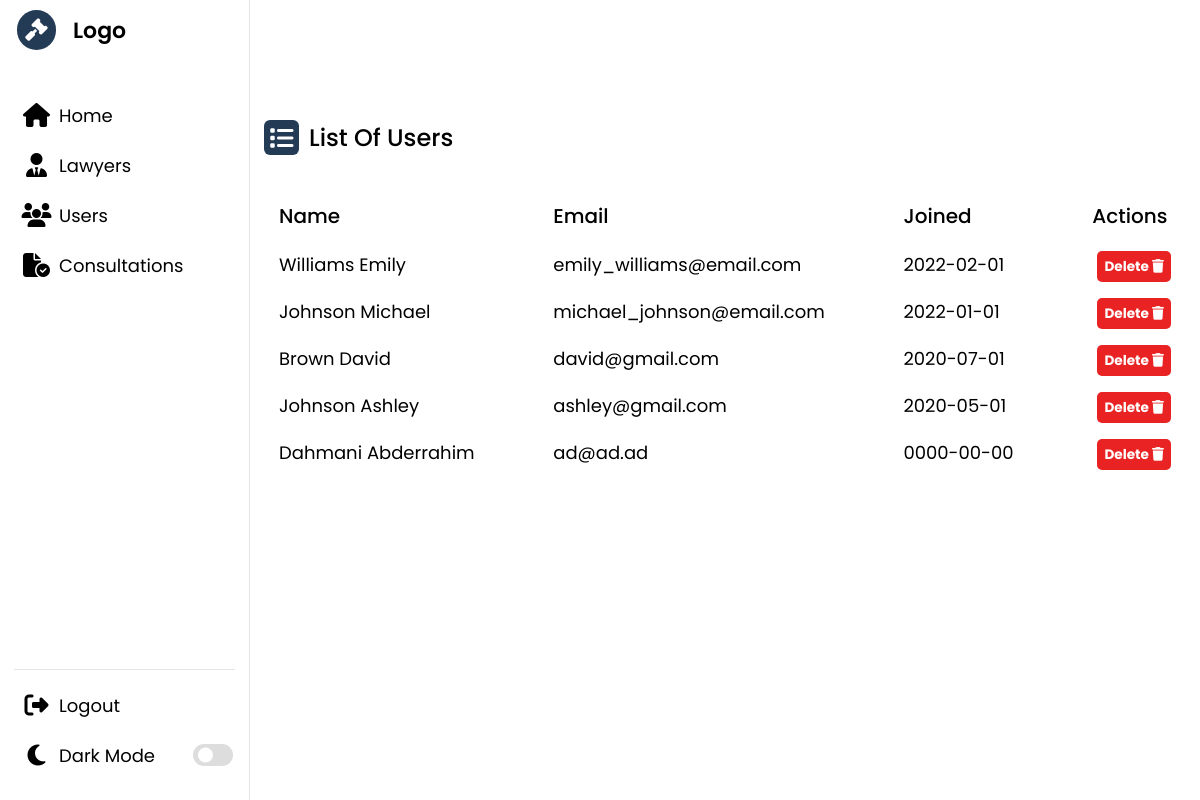
The page /admin/pages/user/user.php (signed in) on the database as committed earlier.
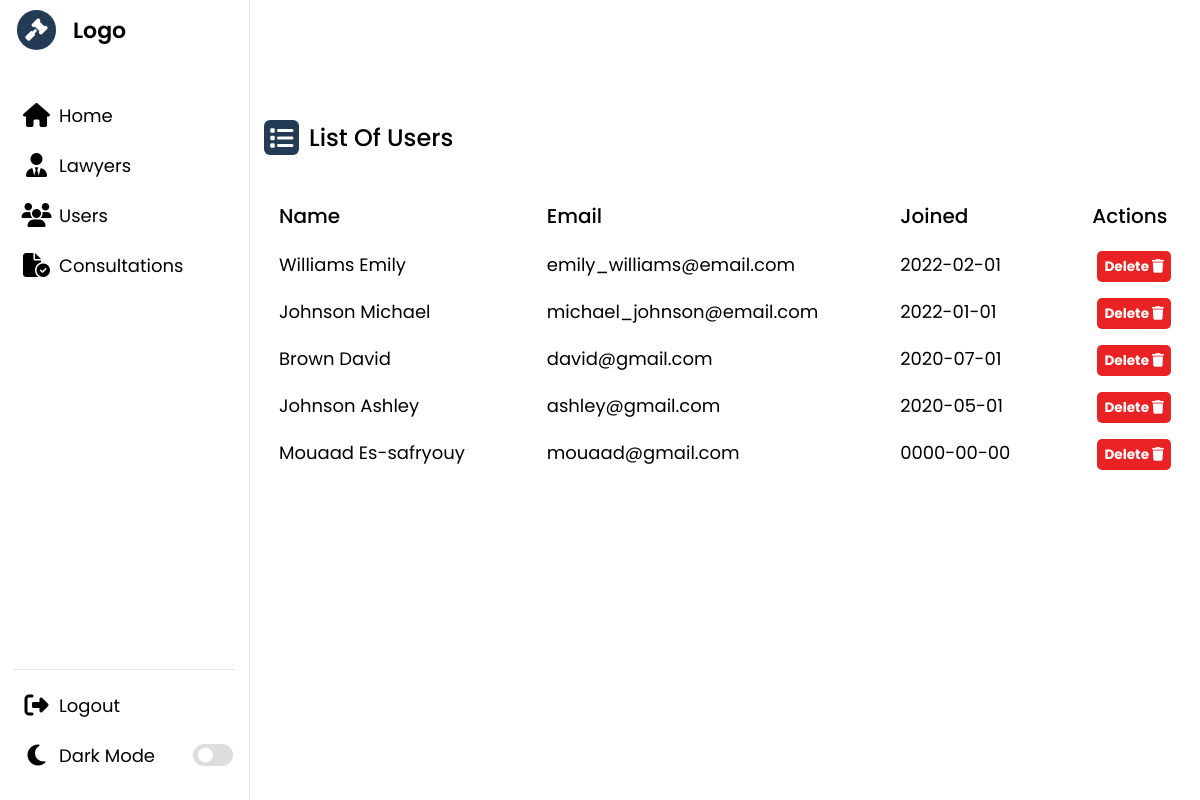
The same page on the database as committed later.
### tables this page shows
CREATE TABLE `client` (
  `idP` int(11) NOT NULL,
  `nomP` varchar(50) NOT NULL,
  `prenomP` varchar(50) NOT NULL,
  `gender` varchar(50) NOT NULL,
  `adresse` varchar(200) NOT NULL,
  `CNI` varchar(50) NOT NULL,
  `email` varchar(50) NOT NULL,
  `password` varchar(50) NOT NULL,
  `signupDate` date NOT NULL,
  `tel` varchar(15) NOT NULL,
  `photo` varchar(100) NOT NULL
);

### admin/pages/user/user.php (the view, shortened to what this page needs)
<!DOCTYPE html>
<html lang="en">
<head>
    <link rel="stylesheet" href="../../style.css" />
    <link rel="stylesheet" href="https://cdnjs.cloudflare.com/ajax/libs/font-awesome/6.2.1/css/all.min.css" />
</head>
<?php
if (isset($_SESSION['loggedAdmin']) && $_SESSION['loggedAdmin'] == true) {
?>
<body>
    <?php
        include($_SERVER['DOCUMENT_ROOT'] . "/lawyerProject/admin/assets/headerA.php");
        ?>
    <section class="dashboard">
        <div class="dash-content">
            <div class="activity">
                <div class="title">
                    <i class="fa-solid fa-list"></i>
                    <span class="text">List Of Users</span>
                </div>
                <div class="activity-data">
                    <div class="data">
                        <span class="data-title">Name</span>
                        <?php
                            $query = "SELECT * FROM `client` ORDER BY signupDate DESC";
                            $res = $conn->query($query);
                            while ($row = $res->fetch_assoc()) {
                            ?>
                        <span class="data-list"><?php echo $row['nomP'] . " " . $row['prenomP']; ?></span>
                        <?php
                            }
                            ?>
                    </div>
                    <div class="data">
                        <span class="data-title">Email</span>
                        <?php
                            $query = "SELECT * FROM `client` ORDER BY signupDate DESC";
                            $res = $conn->query($query);
                            while ($row = $res->fetch_assoc()) {
                            ?>
                        <span class="data-list"><?php echo $row['email']; ?></span>
                        <?php
                            }
                            ?>
                    </div>
                    <div class="data">
                        <span class="data-title">Joined</span>
                        <?php
                            $query = "SELECT * FROM `client` ORDER BY signupDate DESC";
                            $res = $conn->query($query);
                            while ($row = $res->fetch_assoc()) {
                            ?>
                        <span class="data-list"><?php echo $row['signupDate']; ?></span>
                        <?php
                            }
                            ?>
                    </div>
                    <div class="data">
                        <span class="data-title">Actions</span>
                        <?php
                            $query = "SELECT * FROM `client` ORDER BY signupDate DESC";
                            $res = $conn->query($query);
                            while ($row = $res->fetch_assoc()) {
                            ?>
                        <span class="data-list">
                            <a href="https://localhost/lawyerProject/admin/pages/user/user.php?rmuser=<?php echo $row['idP'];?>"
                                class="delete-btn">
                                Delete
                                <i class="fa-solid fa-trash"></i>
                            </a>
                        </span>
                        <?php
                            }
                            ?>
                    </div>
                </div>
            </div>
        </div>
    </section>
</body>
<?php
} else {
    header("location:https://localhost/lawyerProject/admin/login.php");
}
?>
</html>

Rows that differ between the two databases and show on the page:
changed client: nomP "Dahmani" → "Mouaad"; prenomP "Abderrahim" → "Es-safryouy"; email "ad@ad.ad" → "mouaad@gmail.com"
